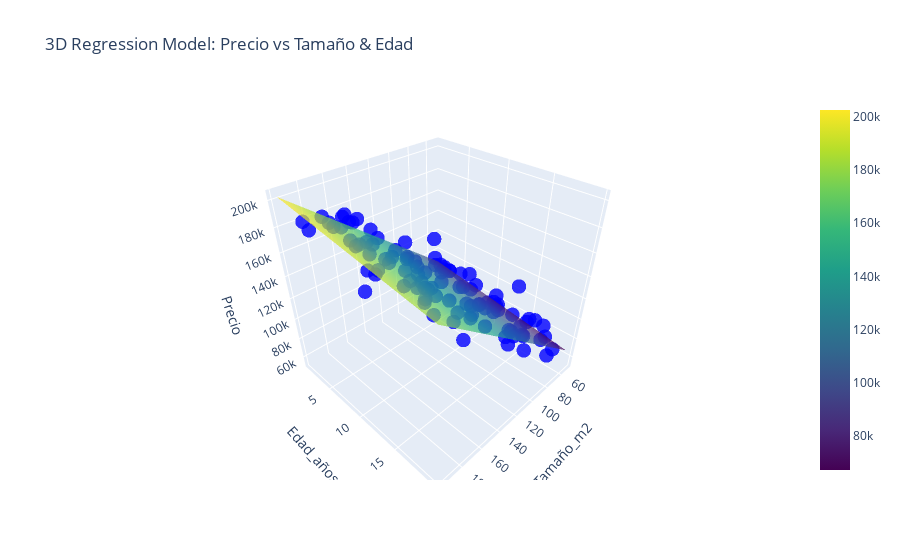

Here is the notebook cell this chart was saved with:
### Code cell
# Customize layout
fig.update_layout(
    title="3D Regression Model: Precio vs Tamaño & Edad",
    scene=dict(
        xaxis_title="Tamaño_m2",
        yaxis_title="Edad_años",
        zaxis_title="Precio"
    )
)
